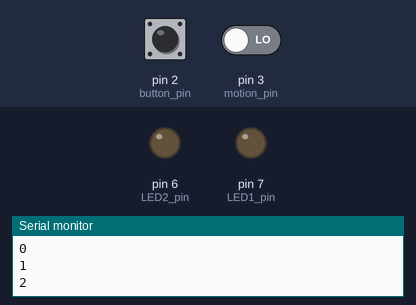
Simulated run of this sketch. Board: Arduino Uno, built with avr-gcc and run on an emulated ATmega328P. Parts: output pins drawn as LEDs (lit = HIGH), the last lines printed to the serial monitor. The inputs (shaded band) are chosen by the test bench; at power-on: pin 2 (button_pin) LOW, pin 3 (motion_pin) LOW.

Above: at 1.2 s.
1.3 s: pin 2 (button_pin) pulled HIGH for 0.15 s
At 2.5 s:
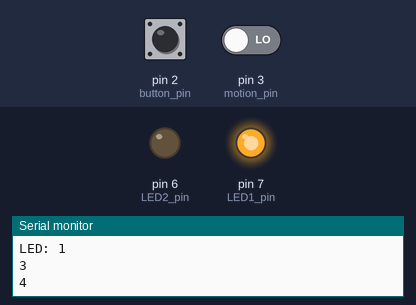
2.9 s: pin 3 (motion_pin) driven HIGH
At 3.9 s:
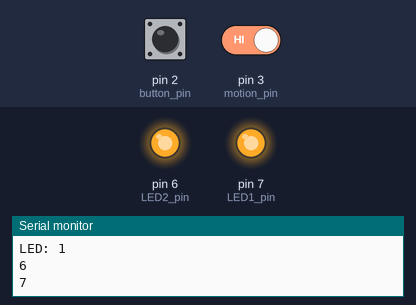
4.4 s: pin 2 (button_pin) pulled HIGH for 1 s
At 5.0 s:
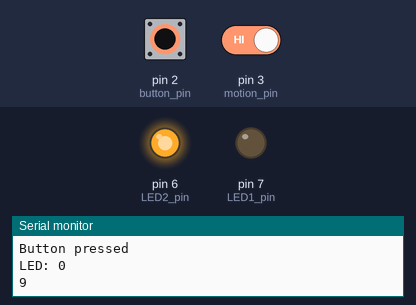
6.9 s: pin 2 (button_pin) pulled HIGH for 3.2 s
At 8.1 s:
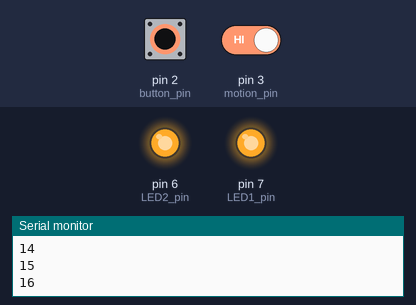
11.6 s: pin 3 (motion_pin) driven LOW
At 12.9 s:
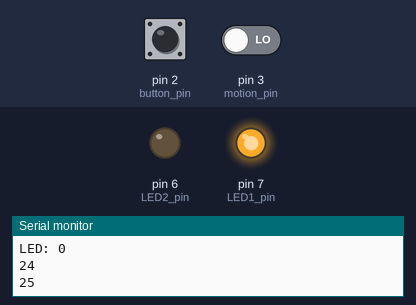
Timing chart, 0 to 14.1 s (numbered marks = the images above; inputs shaded):
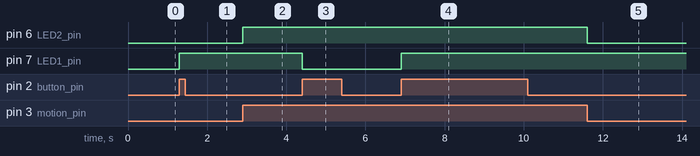

The sketch:

sit315_m1_t3p1.ino
```cpp
// C++ code

// set up the pins to be used
const int button_pin = 2;
const int motion_pin = 3;
const int LED1_pin = 7;
const int LED2_pin = 6;

// set up global variables
int LED1 = 0;
int LED2 = 0;
int button = 0;
int motion = 0;
int num = 0;

// function to output button data to serial
void button_output()
{
  // output the switch status
  Serial.println("Button pressed");
  // output the status of LED
  Serial.print("LED: ");
  Serial.println(LED1);
  Serial.println();
}

// function to output motion sensor data to serial
void motion_output()
{
  if (motion == 1)
  {
    // output the sensor status
  	Serial.println("Motion detected");
  }
  else
  {
    // output the sensor status
  	Serial.println("No motion");
  }

  // output the status of LED
  Serial.print("LED: ");
  Serial.println(LED2);
  Serial.println();
}

// setup function ran before anything else
void setup()
{
  // start the serial
  Serial.begin(9600);
  // set the button and motion sensor pin to an input
  pinMode(button_pin, INPUT);
  pinMode(motion_pin, INPUT);
  // set LED pins to outputs
  pinMode(LED1_pin, OUTPUT);
  pinMode(LED2_pin, OUTPUT);

  // set up interrupts for button and motion sensor input
  attachInterrupt(digitalPinToInterrupt(button_pin), button_ISR, RISING);
  attachInterrupt(digitalPinToInterrupt(motion_pin), motion_ISR, CHANGE);
}

// main loop
void loop()
{
  // print current number
  Serial.println(num);

  // increment number to show main loop running
  num += 1;

  // wait half a second
  delay(500);
}

// button interrupt service routine
void button_ISR()
{
  // show the main loop has been interruped
  Serial.println("\nInterrupted");
  // change led1 status and write to led 1 pin
  LED1 = not LED1;
  digitalWrite(LED1_pin, LED1);
  // output button information
  button_output();
}

// motion sensor interrupt service routine
void motion_ISR()
{
  // show the main loop has been interruped
  Serial.println("\nInterrupted");
  // update motion status
  motion = digitalRead(motion_pin);
  // change led2 status and write to led2 pin
  LED2 = not LED2;
  digitalWrite(LED2_pin, LED2);
  // output motion detection information
  motion_output();
}
```

Measured:
- after the input at 1.3 s, pin 7 (LED1_pin): LOW → HIGH at once
- after the input at 2.9 s, pin 6 (LED2_pin): LOW → HIGH at once
- after the input at 4.4 s, pin 7 (LED1_pin): HIGH → LOW at once
- after the input at 6.9 s, pin 7 (LED1_pin): LOW → HIGH at once
- after the input at 11.6 s, pin 6 (LED2_pin): HIGH → LOW at once
